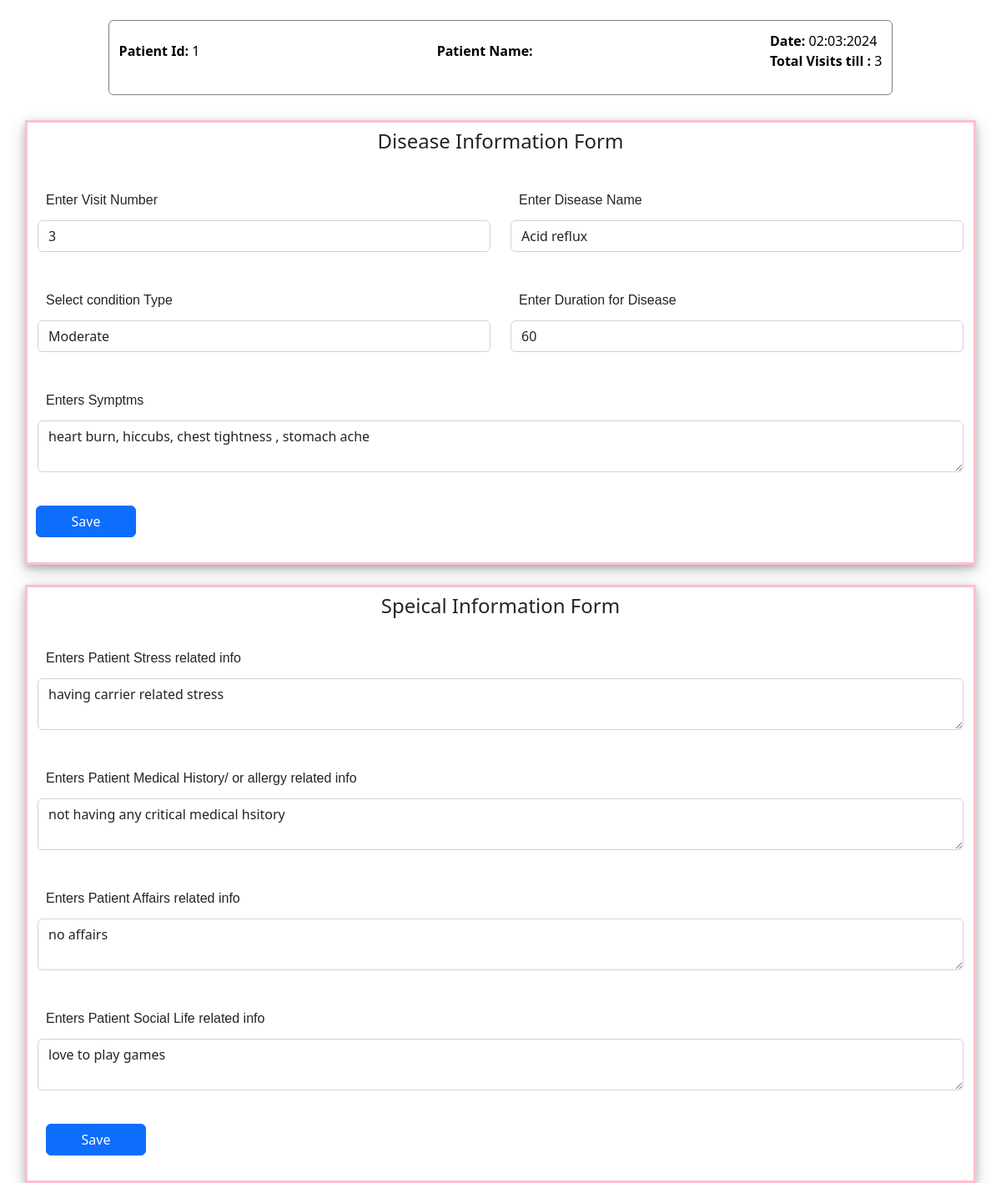
Page /revisit.php?pid=1 on the committed database.
### tables this page shows
CREATE TABLE `disease` (
  `id` int(5) NOT NULL,
  `visit_no` int(5) NOT NULL,
  `patient_id` int(5) NOT NULL,
  `patient_name` varchar(25) DEFAULT NULL,
  `disease_name` varchar(50) DEFAULT NULL,
  `condition_type` varchar(25) NOT NULL,
  `disease_duration` int(8) NOT NULL,
  `symptom` varchar(150) DEFAULT NULL,
  `visit_date` date DEFAULT NULL
);

CREATE TABLE `patienthealth` (
  `id` int(5) NOT NULL,
  `visit_no` int(5) NOT NULL,
  `patient_id` int(5) NOT NULL,
  `patient_name` varchar(25) DEFAULT NULL,
  `stress` varchar(255) DEFAULT NULL,
  `socialinfo` varchar(255) DEFAULT NULL,
  `affairsinfo` varchar(255) DEFAULT NULL,
  `medicalhistory` varchar(255) DEFAULT NULL,
  `visit_date` date NOT NULL
);

### revisit.php (the view, shortened to what this page needs)
<?php
include("conn.php");
$pid = $_GET['pid'];
$pname = $_GET['pname'];
$sel = "SELECT * FROM `disease` where patient_id = $pid;";
$query = mysqli_query($conn,$sel);
$sel_lastvis = "SELECT * FROM `disease` WHERE patient_id = $pid ORDER by visit_no desc limit 1;";
$query_lastvis = mysqli_query($conn,$sel_lastvis);
$rows = mysqli_num_rows($query);
$res_visit_last = mysqli_fetch_assoc($query_lastvis);
$visitNo_err = $disName_err = $disCType_err = $disDuration_err = $symptom_err = "";
        ?>
    <?php
    $sel2_lastvis = "SELECT * FROM `patienthealth` WHERE patient_id = $pid ORDER by visit_no desc limit 1;";
    $query2_lastvis = mysqli_query($conn,$sel2_lastvis);
$res2 = mysqli_fetch_assoc($query2_lastvis);
    $stress_err = $social_err = $mh_err = $affair_err = "";
?>
<!DOCTYPE html>
<html lang="en">
<head>
    <link href="https://cdn.jsdelivr.net/npm/bootstrap@5.2.3/dist/css/bootstrap.min.css" rel="stylesheet">
 <link rel="stylesheet" href="css/diagnose.css">
</head>
<body>
<form method="POST" action="" id="myform">
            <div class="container-fluid">
        <div class="mt-4  text-light p_info">
<p><b>Patient Id:</b> <span><?php echo $pid;  ?></span></p>
<p> <b>Patient Name:</b> <span><?php echo $pname;  ?></span></p>
<p> <b>Date:</b>  <span><?php echo date("d:m:Y");  ?></span>
<br><span><b>Total Visits till : </b><?php echo $rows;  ?></span>
</p>
        </div>
    </div>
    <div class="container visit" id="hide">
        <center><h4 class="pt-2">Disease Information Form</h4></center>
        <div class="row">
            <div class="mt-4  col-md-6">
                <label>Enter Visit Number</label>
                <input type="number" class="form-control" id="visit_no" name="visit_no" placeholder="Enter Visit Number....." value="<?php echo $res_visit_last['visit_no'] + 1; ?>" readonly>
            <span class="err"><?php echo $visitNo_err;    ?></span>
            </div>
            <div class="mt-4 col-md-6">
                <label>Enter Disease Name</label>
                <input type="text" class="form-control" id="disease_name" name="disease_name" placeholder="Enter Visit Number....." value="<?php echo  $res_visit_last['disease_name']; ?>">
                <span class="err"><?php echo $disName_err;  ?></span>
            </div>
            <div class="mt-4  col-md-6">
                <label>Select condition Type</label>
               <select class="form-control" id="d_type" name="d_type" readonly>
<option value="<?php echo $res_visit_last['condition_type']; ?>"><?php echo $res_visit_last['condition_type']; ?></option>
               </select>
               <span class="err"><?php echo $disCType_err;    ?></span>
            </div>
            <div class="mt-4 col-md-6">
                <label>Enter Duration for Disease</label>
                <input type="text" class="form-control" id="duration_no" name="duration_no" placeholder="Enter Duration for Disease....." value="<?php echo $res_visit_last['disease_duration']; ?>">
                <span class="err"><?php echo  $disDuration_err;   ?></span>
            </div>
            <div class="mt-4">
                <label>Enters Symptms</label>
                <textarea class="form-control" name="symptom"  placeholder="Enters Symptms......" value="" ><?php echo $res_visit_last['symptom']; ?></textarea>
                <span class="err"><?php echo  $symptom_err;   ?></span>
            </div>
            <button  id="save_dis"  name="save_dis" class="btn btn-primary save_btn">Save</button>
        </div>
        </div>
        </form>
        <div class="container mt-4 patient_rec">
        <form  method="POST" action="">
        <center><h4 class="pt-2">Speical Information Form</h4></center>
<div class="mt-4" form-group>
    <label>Enters Patient Stress related info</label>
    <textarea class="form-control" name="stress" placeholder="Enters Patient Stress related info......"><?php echo $res2['stress'];   ?></textarea>
    <span class="err"><?php echo  $stress_err;   ?></span>
</div>
<div class="mt-4" form-group>
    <label>Enters Patient Medical History/ or allergy  related info</label>
    <textarea class="form-control" name="mh" placeholder="Enters Patient Stress related info......" ><?php echo $res2['medicalhistory'];   ?></textarea>
    <span class="err"><?php echo  $mh_err;   ?></span>
</div>
<div class="mt-4" form-group>
    <label>Enters Patient Affairs related info</label>
    <textarea class="form-control" name="affair" placeholder="Enters Patient Stress related info......"><?php echo $res2['affairsinfo'];   ?></textarea>
    <span class="err"><?php echo  $affair_err;   ?></span>
</div>
<div class="mt-4" form-group>
    <label>Enters Patient Social Life  related info</label>
    <textarea class="form-control" name="social" placeholder="Enters Patient Stress related info......"><?php echo $res2['socialinfo'];   ?></textarea>
    <span class="err"><?php echo  $social_err;   ?></span>
</div>
<button name="save_patient_rec" id="save_patient_rec" class="btn btn-primary save_btn">Save</button>
</form>
    </div>
</body>
</html>

### css/diagnose.css (style rules this page uses)
.p_info { width:80%; margin: auto; display: flex; justify-content: space-between; align-items: center; border: 1px solid grey; border-radius: 6px; }
.err { color:red; padding: 5px 8px; display: block; }
.p_info p { padding: 12px; color: black; }
label { text-align: center; font-size: 16px; font-weight: 450; font-family: Arial, Helvetica, sans-serif; padding: 12px 10px; }
.save_btn { width: 120px; margin: 30px 10px; }
.container { border: 3px solid pink; margin-top: 30px; box-shadow: 0 4px 8px 0 rgba(0, 0, 0, 0.2), 0 6px 20px 0 rgba(0, 0, 0, 0.19)!important; }

### rows in the picture
disease: visit_no "3", disease_name "Acid reflux", d_type "Moderate", duration_no "60", symptom "heart burn, hiccubs, chest tightness , stomach ache"
patienthealth: stress "having carrier related stress", mh "not having any critical medical hsitory", affair "no affairs", social "love to play games"

### other values in the picture
$pid "1"
$rows "3"
